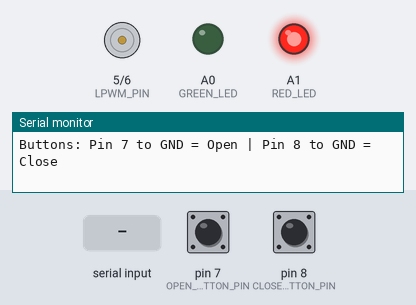
The sketch below on a simulated Arduino Uno, built with avr-gcc and run on an emulated ATmega328P. Shown: motor-driver pin pairs drawn as motors (green arrow = first pin HIGH = forward, orange = second pin HIGH = backward, longer = more drive), output pins drawn as LEDs (lit = HIGH), the last lines printed to the serial monitor. The inputs (shaded band) are chosen by the test bench; at power-on: pin 7 (OPEN_BUTTON_PIN) HIGH, pin 8 (CLOSE_BUTTON_PIN) HIGH.

Above: at 1.5 s.
1.6 s: pin 7 (OPEN_BUTTON_PIN) pulled LOW for 0.15 s
At 3.5 s:
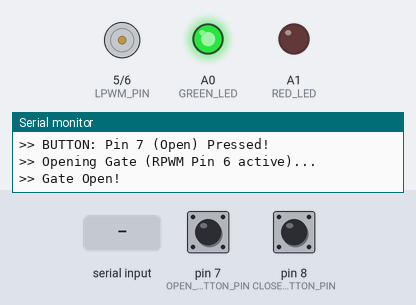
4.1 s: pin 8 (CLOSE_BUTTON_PIN) pulled LOW for 0.15 s
At 4.7 s:
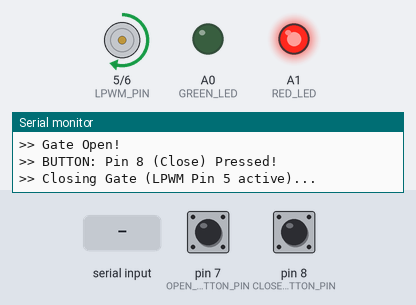
6.6 s: byte 74 ('J') received over Serial
At 7.4 s:
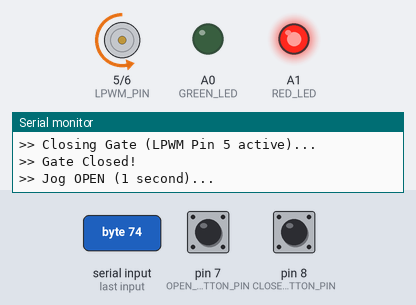
10.6 s: byte 75 ('K') received over Serial
At 11.0 s:
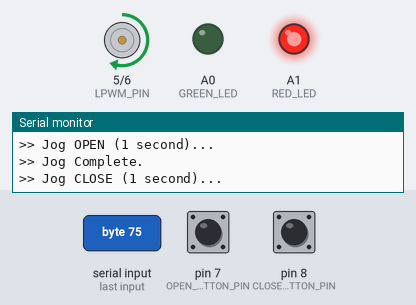
12.1 s: "O" received over Serial
At 12.9 s:
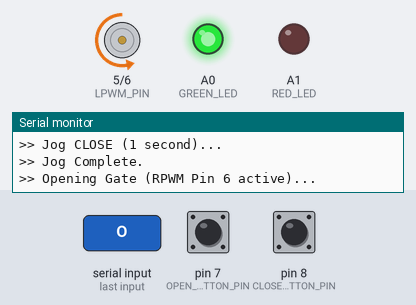
Timing chart, 0 to 15.1 s (numbered marks = the images above; inputs shaded):
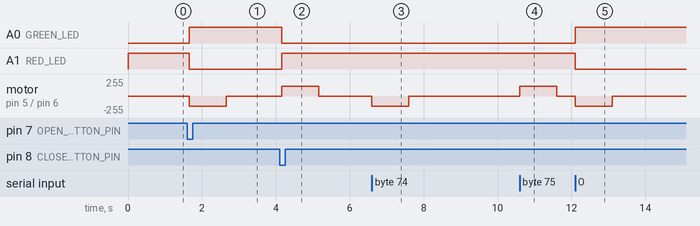

Measured:
- after the input at 1.6 s, A0 (GREEN_LED): LOW → HIGH after 0.06 s; A1 (RED_LED): HIGH → LOW after 0.06 s; motor on pin 5 (LPWM_PIN) / pin 6 (RPWM_PIN): stopped → backward 150/255 after 0.06 s, → stopped 1.0 s later
- after the input at 4.1 s, A0 (GREEN_LED): HIGH → LOW after 0.06 s; A1 (RED_LED): LOW → HIGH after 0.06 s; motor on pin 5 (LPWM_PIN) / pin 6 (RPWM_PIN): stopped → forward 150/255 after 0.06 s, → stopped 1.0 s later
- after the input at 6.6 s, motor on pin 5 (LPWM_PIN) / pin 6 (RPWM_PIN): stopped → backward 150/255 at once, → stopped 1.0 s later
- after the input at 10.6 s, motor on pin 5 (LPWM_PIN) / pin 6 (RPWM_PIN): stopped → forward 150/255 at once, → stopped 1.0 s later
- after the input at 12.1 s, A0 (GREEN_LED): LOW → HIGH at once; A1 (RED_LED): HIGH → LOW at once; motor on pin 5 (LPWM_PIN) / pin 6 (RPWM_PIN): stopped → backward 150/255 at once, → stopped 1.0 s later

The sketch:

test_motor.ino
```cpp
/*
 * =====================================================================
 *  OakWood Subdivision - Standalone BTS7960 Motor Driver Tester
 *  (Pure Motor Testing - NO IR Sensor Included)
 * =====================================================================
 *
 * Hardware Wiring:
 *   BTS7960 RPWM  -> Arduino Digital Pin 6  (Forward PWM - Open Gate)
 *   BTS7960 LPWM  -> Arduino Digital Pin 5  (Reverse PWM - Close Gate)
 *   BTS7960 R_EN  -> Arduino 5V
 *   BTS7960 L_EN  -> Arduino 5V
 *   BTS7960 VCC   -> Arduino 5V
 *   BTS7960 GND   -> Arduino GND
 *   BTS7960 B+ / M+ -> Motor Power Supply (12V/24V)
 *   BTS7960 B- / M- -> Motor Connections
 *
 *   Green LED     -> Arduino Analog Pin A0 (Gate Open indicator)
 *   Red LED       -> Arduino Analog Pin A1 (Gate Closed indicator)
 *
 *   Manual Buttons:
 *     Pin 7 to GND -> Manual Open
 *     Pin 8 to GND -> Manual Close
 *
 * Serial Commands (9600 Baud):
 *   'O' -> Open Gate (Drive Pin 6 for 3 seconds)
 *   'C' or 'F' -> Close Gate (Drive Pin 5 for 3 seconds)
 *   'S' -> Emergency Stop Motor
 *   'J' -> Jog / Pulse Open (1 second forward)
 *   'K' -> Jog / Pulse Close (1 second reverse)
 * =====================================================================
 */

const int RPWM_PIN = 6;       // Open Gate Pin (Pin 6)
const int LPWM_PIN = 5;       // Close Gate Pin (Pin 5)
const int MOTOR_SPEED = 150;  // Motor PWM power (0-255)
const unsigned long OPEN_RUN_TIME_MS  = 1000; // 3 seconds
const unsigned long CLOSE_RUN_TIME_MS = 1000; // 3 seconds
const unsigned long JOG_TIME_MS       = 1000; // 1 second jog

const int GREEN_LED = A0;     // Gate Open indicator
const int RED_LED   = A1;     // Gate Closed indicator

const int OPEN_BUTTON_PIN  = 7; // Pin 7 -> GND = Open
const int CLOSE_BUTTON_PIN = 8; // Pin 8 -> GND = Close

void setup() {
  Serial.begin(9600);

  pinMode(RPWM_PIN, OUTPUT);
  pinMode(LPWM_PIN, OUTPUT);
  pinMode(GREEN_LED, OUTPUT);
  pinMode(RED_LED, OUTPUT);

  pinMode(OPEN_BUTTON_PIN, INPUT_PULLUP);
  pinMode(CLOSE_BUTTON_PIN, INPUT_PULLUP);

  stopMotor();
  digitalWrite(RED_LED, HIGH);
  digitalWrite(GREEN_LED, LOW);

  Serial.println(F("=================================================="));
  Serial.println(F("  OakWood BTS7960 Standalone Motor Tester Ready  "));
  Serial.println(F("  (Pure Motor Test - NO IR Sensor Dependency)   "));
  Serial.println(F("=================================================="));
  Serial.println(F("RPWM (Pin 6) = Open | LPWM (Pin 5) = Close"));
  Serial.println(F("Commands: 'O'=Open, 'C'=Close, 'S'=Stop, 'J'=Jog Open, 'K'=Jog Close"));
  Serial.println(F("Buttons: Pin 7 to GND = Open | Pin 8 to GND = Close\n"));
}

void loop() {
  // 1. Serial Commands
  if (Serial.available() > 0) {
    char cmd = Serial.read();
    if (cmd == 'O' || cmd == 'o' || cmd == 'X' || cmd == 'x') {
      openGate();
    } else if (cmd == 'C' || cmd == 'c' || cmd == 'Z' || cmd == 'z' || cmd == 'F' || cmd == 'f') {
      closeGate();
    } else if (cmd == 'S' || cmd == 's') {
      stopMotor();
      Serial.println(F(">> Motor Stopped!"));
    } else if (cmd == 'J' || cmd == 'j') {
      jogOpen();
    } else if (cmd == 'K' || cmd == 'k') {
      jogClose();
    }
  }

  // 2. Physical Button Overrides
  if (digitalRead(OPEN_BUTTON_PIN) == LOW) {
    delay(50);
    if (digitalRead(OPEN_BUTTON_PIN) == LOW) {
      Serial.println(F(">> BUTTON: Pin 7 (Open) Pressed!"));
      openGate();
      while (digitalRead(OPEN_BUTTON_PIN) == LOW);
    }
  }

  if (digitalRead(CLOSE_BUTTON_PIN) == LOW) {
    delay(50);
    if (digitalRead(CLOSE_BUTTON_PIN) == LOW) {
      Serial.println(F(">> BUTTON: Pin 8 (Close) Pressed!"));
      closeGate();
      while (digitalRead(CLOSE_BUTTON_PIN) == LOW);
    }
  }
}

void openGate() {
  Serial.println(F(">> Opening Gate (RPWM Pin 6 active)..."));
  digitalWrite(RED_LED, LOW);
  digitalWrite(GREEN_LED, HIGH);

  digitalWrite(LPWM_PIN, LOW);
  analogWrite(LPWM_PIN, 0);
  digitalWrite(RPWM_PIN, HIGH);
  analogWrite(RPWM_PIN, MOTOR_SPEED);
  delay(OPEN_RUN_TIME_MS);

  stopMotor();
  Serial.println(F(">> Gate Open!"));
}

void closeGate() {
  Serial.println(F(">> Closing Gate (LPWM Pin 5 active)..."));
  digitalWrite(GREEN_LED, LOW);
  digitalWrite(RED_LED, HIGH);

  digitalWrite(RPWM_PIN, LOW);
  analogWrite(RPWM_PIN, 0);
  digitalWrite(LPWM_PIN, HIGH);
  analogWrite(LPWM_PIN, MOTOR_SPEED);
  delay(CLOSE_RUN_TIME_MS);

  stopMotor();
  Serial.println(F(">> Gate Closed!"));
}

void jogOpen() {
  Serial.println(F(">> Jog OPEN (1 second)..."));
  digitalWrite(LPWM_PIN, LOW);
  analogWrite(LPWM_PIN, 0);
  digitalWrite(RPWM_PIN, HIGH);
  analogWrite(RPWM_PIN, MOTOR_SPEED);
  delay(JOG_TIME_MS);
  stopMotor();
  Serial.println(F(">> Jog Complete."));
}

void jogClose() {
  Serial.println(F(">> Jog CLOSE (1 second)..."));
  digitalWrite(RPWM_PIN, LOW);
  analogWrite(RPWM_PIN, 0);
  digitalWrite(LPWM_PIN, HIGH);
  analogWrite(LPWM_PIN, MOTOR_SPEED);
  delay(JOG_TIME_MS);
  stopMotor();
  Serial.println(F(">> Jog Complete."));
}

void stopMotor() {
  digitalWrite(RPWM_PIN, LOW);
  analogWrite(RPWM_PIN, 0);
  digitalWrite(LPWM_PIN, LOW);
  analogWrite(LPWM_PIN, 0);
}
```
